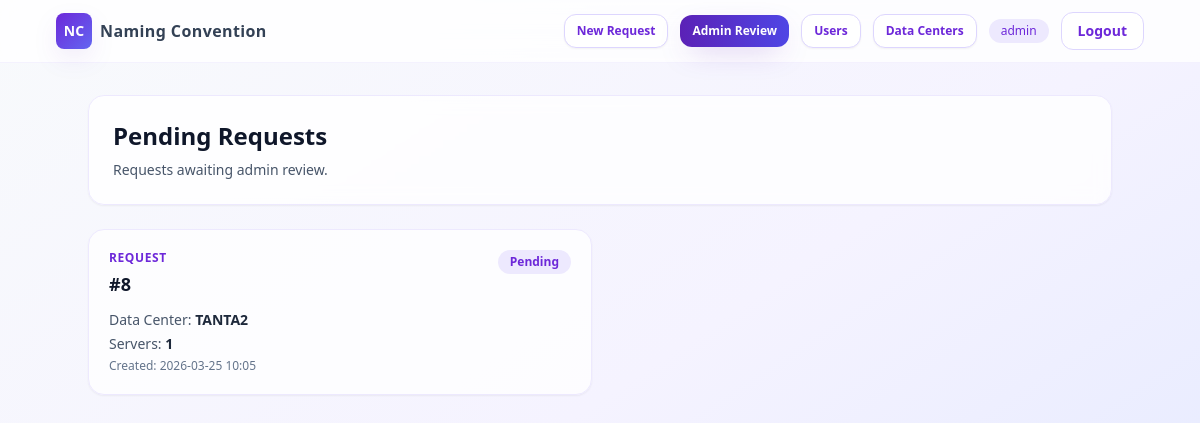
Page /requests/admin/ (signed in) on the earlier database version.
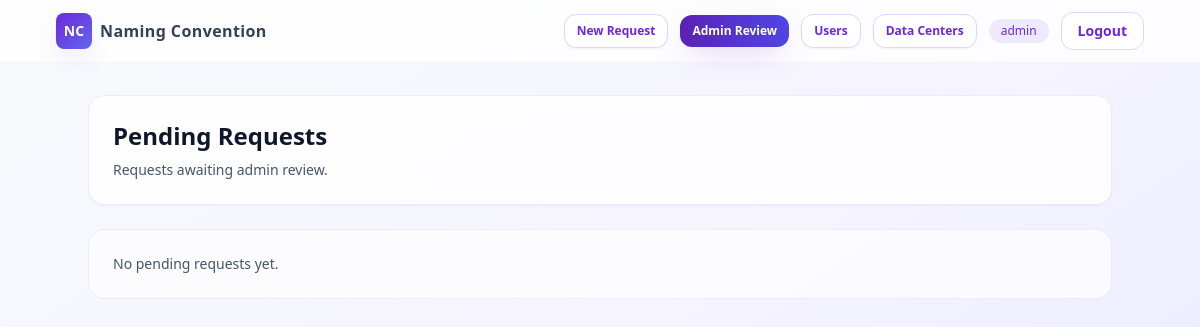
Same page on the later database version.
### naming/models.py (models this page shows, shortened)
class NamingRequest(models.Model):
    class Status(models.TextChoices):
        DRAFT = "DRAFT", "Draft"
        PENDING = "PENDING", "Pending"
        APPROVED = "APPROVED", "Approved"
        REJECTED = "REJECTED", "Rejected"
    created_by = models.ForeignKey(
        settings.AUTH_USER_MODEL,
        on_delete=models.PROTECT,
        related_name="naming_requests",
    )
    data_center = models.ForeignKey(
        DataCenter,
        on_delete=models.PROTECT,
        related_name="naming_requests",
    )
    status = models.CharField(
        max_length=16,
        choices=Status.choices,
        default=Status.DRAFT,
        db_index=True,
    )
    step1_completed = models.BooleanField(default=False)
    step2_completed = models.BooleanField(default=False)
    step3_completed = models.BooleanField(default=False)
    step4_completed = models.BooleanField(default=False)
    requested_server_count = models.PositiveIntegerField(
        null=True,
        blank=True,
        validators=[MinValueValidator(1)],
    )
    submitted_at = models.DateTimeField(null=True, blank=True)
    approved_at = models.DateTimeField(null=True, blank=True)
    finalized_by_admin_at = models.DateTimeField(null=True, blank=True)
    rejected_snapshot_json = models.JSONField(null=True, blank=True)
    created_at = models.DateTimeField(auto_now_add=True)
    updated_at = models.DateTimeField(auto_now=True)
    class Meta:
        ordering = ["-created_at"]

class DataCenter(models.Model):
    start_name = models.CharField(max_length=64, unique=True)
    end_name = models.CharField(max_length=64)
    count_of_servers = models.PositiveIntegerField()
    start_numbers = models.PositiveIntegerField()
    end_numbers = models.PositiveIntegerField()
    is_active = models.BooleanField(default=True)
    created_at = models.DateTimeField(auto_now_add=True)
    updated_at = models.DateTimeField(auto_now=True)
    class Meta:
        ordering = ["start_name"]

### naming/views.py (the view)
# urls.py: path("admin/", AdminNamingRequestListView.as_view(), name="admin_naming_request_list"),
class AdminNamingRequestListView(LoginRequiredMixin, StaffRequiredMixin, View):
    template_name = "naming/admin/request_list.html"
    def get(self, request: HttpRequest) -> HttpResponse:
        pending = NamingRequest.objects.filter(status=NamingRequest.Status.PENDING).order_by("-created_at")
        return render(request, self.template_name, {"pending_requests": pending})

### naming/views.py (called while the page is built)
    def test_func(self) -> bool:
        return bool(self.request.user and self.request.user.is_staff)

### naming/templates/naming/admin/request_list.html (shortened to what this page needs)
{% extends "base.html" %}
{% block content %}
<div class="mx-auto max-w-5xl">
  <div class="mb-6 rounded-2xl border border-violet-100 bg-white/80 p-6 shadow-sm backdrop-blur">
    <h1 class="text-2xl font-bold text-slate-900">Pending Requests</h1>
    <p class="mt-2 text-sm text-slate-600">Requests awaiting admin review.</p>
  </div>
  <div class="grid gap-4 sm:grid-cols-2">
    {% for req in pending_requests %}
      <a href="{% url 'admin_naming_request_detail' pk=req.pk %}"
         class="group rounded-2xl border border-violet-100 bg-white/80 p-5 shadow-sm transition duration-200 hover:-translate-y-0.5 hover:shadow-soft">
        <div class="flex items-start justify-between gap-3">
          <div>
            <div class="text-xs font-semibold uppercase tracking-wider text-violet-700">Request</div>
            <div class="mt-1 text-lg font-bold text-slate-900">#{{ req.pk }}</div>
          </div>
          <div class="rounded-full bg-violet-100 px-3 py-1 text-xs font-semibold text-violet-700">Pending</div>
        </div>
        <div class="mt-3 text-sm text-slate-600">
          Data Center: <span class="font-semibold text-slate-800">{{ req.data_center.start_name }}</span>
        </div>
        <div class="mt-1 text-sm text-slate-600">
          Servers: <span class="font-semibold text-slate-800">{{ req.server_allocations.count }}</span>
        </div>
        <div class="mt-1 text-xs text-slate-500">Created: {{ req.created_at|date:"Y-m-d H:i" }}</div>
      </a>
    {% empty %}
      <div class="sm:col-span-2 rounded-2xl border border-violet-100 bg-white/70 p-6 text-sm text-slate-600">
        No pending requests yet.
      </div>
    {% endfor %}
  </div>
</div>
{% endblock %}

Differences in the rows shown:
no longer on this page (row edited): NamingRequest: pk "8", data_center.start_name "TANTA2", server_allocations.count "1", created_at "2026-03-25 10:05"
Other differences:
text now shown: "No pending requests yet."
